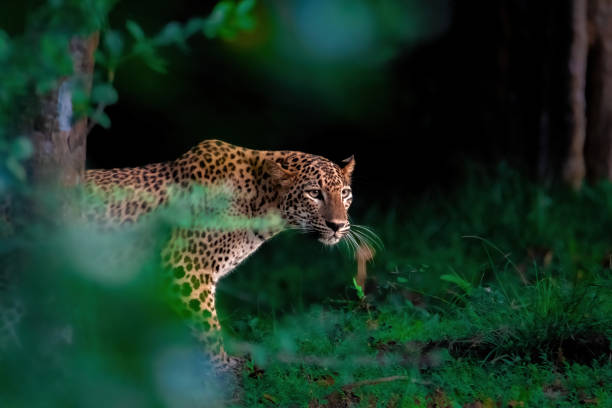
#> input picture image_convertor/images/tiger.jpg, 612 x 408 px, found by its file name
$ python 'RGB to GRAY.py'
#> lines starting #> are read from the running program, lines starting #| are printed output that depends on the picture
import cv2

img=cv2.imread(r"images\tiger.jpg")
#> img is the input picture: shape (408, 612, 3); mean B, G, R 36.3, 51.6, 25.5
#using raw strings due to the presence of back slashes,this reads the image given on the path
if img is None:
    print("ERROR:Image not found")
else:
    gray_scale=cv2.cvtColor(img,cv2.COLOR_BGR2GRAY)
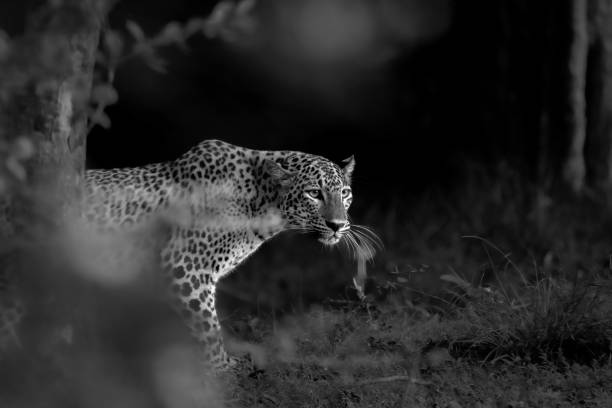
#> gray_scale: shape (408, 612); min 0, max 253, mean 42
    #converts the rgb image to gray scale

    cv2.imshow("tiger.jpg",img)
    #shows the coloured image
    cv2.imshow("Gray_scale",gray_scale)
    #shows the gray scaled version of the image

    cv2.imwrite(r"images\gray_scale.jpg",gray_scale)#saves the generated pic in the iamges folder
    cv2.waitKey(0)

$ run again, with image_convertor/images/pattern.webp saved as image_convertor/images/tiger.jpg
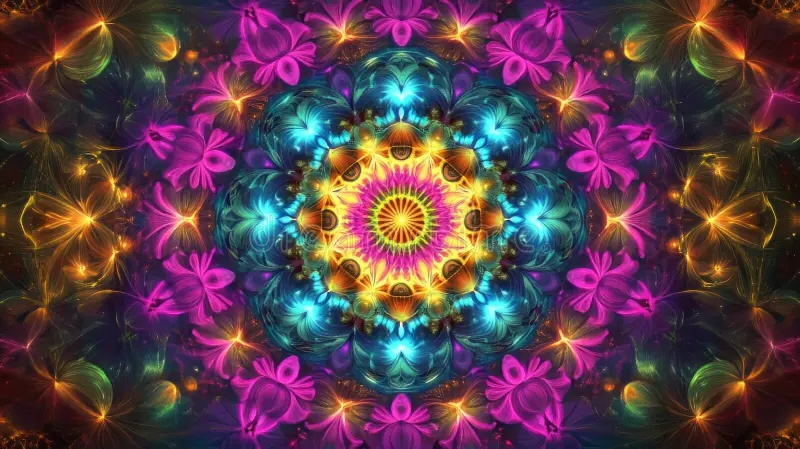
#> input picture image_convertor/images/pattern.webp, 800 x 449 px, found by its file name
#> img is the input picture: shape (449, 800, 3); mean B, G, R 73.8, 60.8, 90
#> `gray_scale=cv2.cvtColor(img,cv2.COLOR_BGR2GRAY)`:
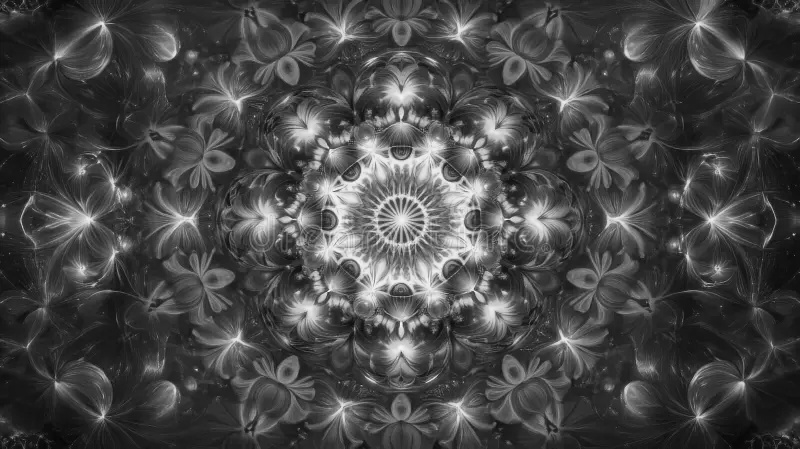
#> gray_scale: shape (449, 800); min 5, max 247, mean 71
